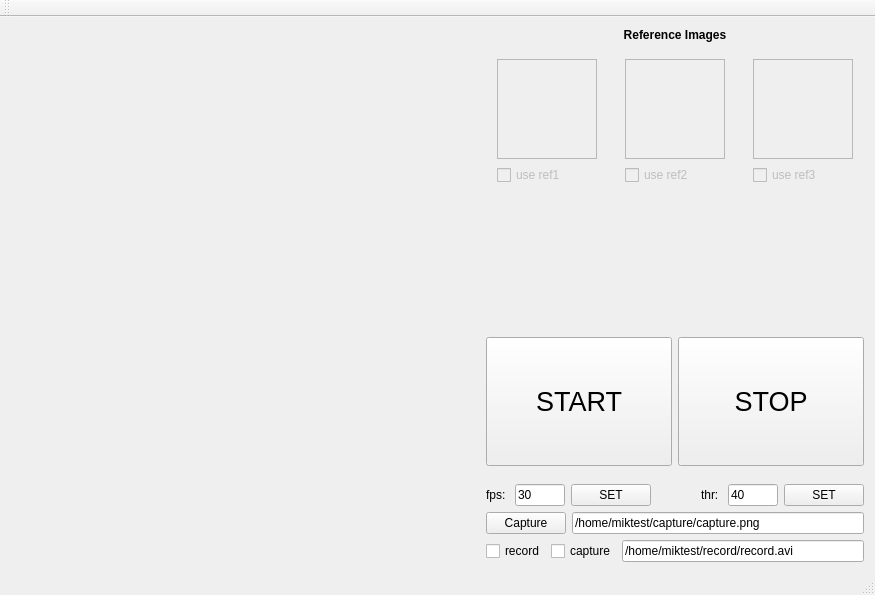
<?xml version="1.0" encoding="UTF-8"?>
<ui version="4.0">
 <class>MainWindow</class>
 <widget class="QMainWindow" name="MainWindow">
  <property name="geometry">
   <rect>
    <x>0</x>
    <y>0</y>
    <width>875</width>
    <height>595</height>
   </rect>
  </property>
  <property name="windowTitle">
   <string>MainWindow</string>
  </property>
  <widget class="QWidget" name="centralWidget">
   <layout class="QGridLayout" name="gridLayout_2">
    <item row="0" column="0">
     <layout class="QGridLayout" name="gridLayout">
      <item row="6" column="3" colspan="3">
       <layout class="QHBoxLayout" name="horizontalLayout_2">
        <item>
         <widget class="QLabel" name="label">
          <property name="sizePolicy">
           <sizepolicy hsizetype="Fixed" vsizetype="Preferred">
            <horstretch>0</horstretch>
            <verstretch>0</verstretch>
           </sizepolicy>
          </property>
          <property name="text">
           <string>fps: </string>
          </property>
         </widget>
        </item>
        <item>
         <widget class="QLineEdit" name="fpsValue">
          <property name="sizePolicy">
           <sizepolicy hsizetype="Fixed" vsizetype="Fixed">
            <horstretch>0</horstretch>
            <verstretch>0</verstretch>
           </sizepolicy>
          </property>
          <property name="maximumSize">
           <size>
            <width>50</width>
            <height>16777215</height>
           </size>
          </property>
          <property name="text">
           <string>30</string>
          </property>
         </widget>
        </item>
        <item>
         <widget class="QPushButton" name="setFrameRate">
          <property name="sizePolicy">
           <sizepolicy hsizetype="Fixed" vsizetype="Fixed">
            <horstretch>0</horstretch>
            <verstretch>0</verstretch>
           </sizepolicy>
          </property>
          <property name="text">
           <string>SET</string>
          </property>
         </widget>
        </item>
        <item>
         <spacer name="horizontalSpacer">
          <property name="orientation">
           <enum>Qt::Horizontal</enum>
          </property>
          <property name="sizeHint" stdset="0">
           <size>
            <width>40</width>
            <height>20</height>
           </size>
          </property>
         </spacer>
        </item>
        <item>
         <widget class="QLabel" name="label_2">
          <property name="text">
           <string>thr: </string>
          </property>
         </widget>
        </item>
        <item>
         <widget class="QLineEdit" name="thrValue">
          <property name="sizePolicy">
           <sizepolicy hsizetype="Fixed" vsizetype="Fixed">
            <horstretch>0</horstretch>
            <verstretch>0</verstretch>
           </sizepolicy>
          </property>
          <property name="maximumSize">
           <size>
            <width>50</width>
            <height>16777215</height>
           </size>
          </property>
          <property name="text">
           <string>40</string>
          </property>
         </widget>
        </item>
        <item>
         <widget class="QPushButton" name="setThreshold">
          <property name="text">
           <string>SET</string>
          </property>
         </widget>
        </item>
       </layout>
      </item>
      <item row="1" column="5">
       <widget class="QWidget" name="widget_4" native="true">
        <property name="sizePolicy">
         <sizepolicy hsizetype="Fixed" vsizetype="Preferred">
          <horstretch>0</horstretch>
          <verstretch>0</verstretch>
         </sizepolicy>
        </property>
        <layout class="QVBoxLayout" name="verticalLayout_6">
         <item>
          <layout class="QVBoxLayout" name="verticalLayout_5" stretch="0,0">
           <item>
            <widget class="QLabel" name="refImage_3">
             <property name="sizePolicy">
              <sizepolicy hsizetype="Fixed" vsizetype="Fixed">
               <horstretch>0</horstretch>
               <verstretch>0</verstretch>
              </sizepolicy>
             </property>
             <property name="minimumSize">
              <size>
               <width>100</width>
               <height>100</height>
              </size>
             </property>
             <property name="maximumSize">
              <size>
               <width>100</width>
               <height>100</height>
              </size>
             </property>
             <property name="frameShape">
              <enum>QFrame::StyledPanel</enum>
             </property>
             <property name="text">
              <string/>
             </property>
            </widget>
           </item>
           <item>
            <widget class="QCheckBox" name="refApply_3">
             <property name="enabled">
              <bool>false</bool>
             </property>
             <property name="text">
              <string>use ref3</string>
             </property>
            </widget>
           </item>
          </layout>
         </item>
        </layout>
       </widget>
      </item>
      <item row="7" column="3" colspan="3">
       <layout class="QHBoxLayout" name="horizontalLayout_3">
        <item>
         <widget class="QPushButton" name="cameraCapture">
          <property name="sizePolicy">
           <sizepolicy hsizetype="Fixed" vsizetype="Fixed">
            <horstretch>0</horstretch>
            <verstretch>0</verstretch>
           </sizepolicy>
          </property>
          <property name="text">
           <string>Capture</string>
          </property>
         </widget>
        </item>
        <item>
         <widget class="QLineEdit" name="lineEdit">
          <property name="sizePolicy">
           <sizepolicy hsizetype="Preferred" vsizetype="Fixed">
            <horstretch>0</horstretch>
            <verstretch>0</verstretch>
           </sizepolicy>
          </property>
          <property name="text">
           <string>/home/miktest/capture/capture.png</string>
          </property>
         </widget>
        </item>
       </layout>
      </item>
      <item row="1" column="3">
       <widget class="QWidget" name="widget_2" native="true">
        <property name="sizePolicy">
         <sizepolicy hsizetype="Fixed" vsizetype="Preferred">
          <horstretch>0</horstretch>
          <verstretch>0</verstretch>
         </sizepolicy>
        </property>
        <layout class="QVBoxLayout" name="verticalLayout_3">
         <item>
          <layout class="QVBoxLayout" name="verticalLayout">
           <item>
            <widget class="QLabel" name="refImage_1">
             <property name="sizePolicy">
              <sizepolicy hsizetype="Fixed" vsizetype="Fixed">
               <horstretch>0</horstretch>
               <verstretch>0</verstretch>
              </sizepolicy>
             </property>
             <property name="minimumSize">
              <size>
               <width>100</width>
               <height>100</height>
              </size>
             </property>
             <property name="maximumSize">
              <size>
               <width>100</width>
               <height>100</height>
              </size>
             </property>
             <property name="frameShape">
              <enum>QFrame::StyledPanel</enum>
             </property>
             <property name="text">
              <string/>
             </property>
            </widget>
           </item>
           <item>
            <widget class="QCheckBox" name="refApply_1">
             <property name="enabled">
              <bool>false</bool>
             </property>
             <property name="text">
              <string>use ref1</string>
             </property>
            </widget>
           </item>
          </layout>
         </item>
        </layout>
       </widget>
      </item>
      <item row="2" column="4">
       <spacer name="verticalSpacer">
        <property name="orientation">
         <enum>Qt::Vertical</enum>
        </property>
        <property name="sizeHint" stdset="0">
         <size>
          <width>20</width>
          <height>40</height>
         </size>
        </property>
       </spacer>
      </item>
      <item row="8" column="3" colspan="3">
       <layout class="QHBoxLayout" name="horizontalLayout">
        <item>
         <widget class="QCheckBox" name="doRecord">
          <property name="sizePolicy">
           <sizepolicy hsizetype="Fixed" vsizetype="Fixed">
            <horstretch>0</horstretch>
            <verstretch>0</verstretch>
           </sizepolicy>
          </property>
          <property name="text">
           <string>record</string>
          </property>
         </widget>
        </item>
        <item>
         <widget class="QCheckBox" name="doCapture">
          <property name="sizePolicy">
           <sizepolicy hsizetype="Fixed" vsizetype="Fixed">
            <horstretch>0</horstretch>
            <verstretch>0</verstretch>
           </sizepolicy>
          </property>
          <property name="text">
           <string>capture</string>
          </property>
         </widget>
        </item>
        <item>
         <widget class="QLineEdit" name="recordPath">
          <property name="sizePolicy">
           <sizepolicy hsizetype="Preferred" vsizetype="Fixed">
            <horstretch>0</horstretch>
            <verstretch>0</verstretch>
           </sizepolicy>
          </property>
          <property name="text">
           <string>/home/miktest/record/record.avi</string>
          </property>
         </widget>
        </item>
       </layout>
      </item>
      <item row="1" column="4">
       <widget class="QWidget" name="widget_3" native="true">
        <property name="sizePolicy">
         <sizepolicy hsizetype="Fixed" vsizetype="Preferred">
          <horstretch>0</horstretch>
          <verstretch>0</verstretch>
         </sizepolicy>
        </property>
        <layout class="QVBoxLayout" name="verticalLayout_4">
         <item>
          <layout class="QVBoxLayout" name="verticalLayout_2">
           <item>
            <widget class="QLabel" name="refImage_2">
             <property name="sizePolicy">
              <sizepolicy hsizetype="Fixed" vsizetype="Fixed">
               <horstretch>0</horstretch>
               <verstretch>0</verstretch>
              </sizepolicy>
             </property>
             <property name="minimumSize">
              <size>
               <width>100</width>
               <height>100</height>
              </size>
             </property>
             <property name="maximumSize">
              <size>
               <width>100</width>
               <height>100</height>
              </size>
             </property>
             <property name="frameShape">
              <enum>QFrame::StyledPanel</enum>
             </property>
             <property name="text">
              <string/>
             </property>
            </widget>
           </item>
           <item>
            <widget class="QCheckBox" name="refApply_2">
             <property name="enabled">
              <bool>false</bool>
             </property>
             <property name="text">
              <string>use ref2</string>
             </property>
            </widget>
           </item>
          </layout>
         </item>
        </layout>
       </widget>
      </item>
      <item row="3" column="3" colspan="3">
       <layout class="QHBoxLayout" name="horizontalLayout_4">
        <item>
         <widget class="QPushButton" name="cameraStart">
          <property name="sizePolicy">
           <sizepolicy hsizetype="Minimum" vsizetype="Expanding">
            <horstretch>0</horstretch>
            <verstretch>0</verstretch>
           </sizepolicy>
          </property>
          <property name="font">
           <font>
            <pointsize>20</pointsize>
           </font>
          </property>
          <property name="text">
           <string>START</string>
          </property>
         </widget>
        </item>
        <item>
         <widget class="QPushButton" name="cameraStop">
          <property name="sizePolicy">
           <sizepolicy hsizetype="Minimum" vsizetype="Expanding">
            <horstretch>0</horstretch>
            <verstretch>0</verstretch>
           </sizepolicy>
          </property>
          <property name="font">
           <font>
            <pointsize>20</pointsize>
           </font>
          </property>
          <property name="text">
           <string>STOP</string>
          </property>
         </widget>
        </item>
       </layout>
      </item>
      <item row="0" column="0" rowspan="9" colspan="3">
       <widget class="QWidget" name="cameraPanel" native="true">
        <property name="sizePolicy">
         <sizepolicy hsizetype="Fixed" vsizetype="Fixed">
          <horstretch>0</horstretch>
          <verstretch>0</verstretch>
         </sizepolicy>
        </property>
       </widget>
      </item>
      <item row="0" column="3" colspan="3">
       <widget class="QLabel" name="label_3">
        <property name="font">
         <font>
          <weight>75</weight>
          <bold>true</bold>
         </font>
        </property>
        <property name="text">
         <string>Reference Images</string>
        </property>
        <property name="alignment">
         <set>Qt::AlignCenter</set>
        </property>
       </widget>
      </item>
     </layout>
    </item>
   </layout>
  </widget>
  <widget class="QMenuBar" name="menuBar">
   <property name="geometry">
    <rect>
     <x>0</x>
     <y>0</y>
     <width>875</width>
     <height>22</height>
    </rect>
   </property>
  </widget>
  <widget class="QToolBar" name="mainToolBar">
   <attribute name="toolBarArea">
    <enum>TopToolBarArea</enum>
   </attribute>
   <attribute name="toolBarBreak">
    <bool>false</bool>
   </attribute>
  </widget>
  <widget class="QStatusBar" name="statusBar"/>
 </widget>
 <layoutdefault spacing="6" margin="11"/>
 <resources/>
 <connections/>
</ui>
